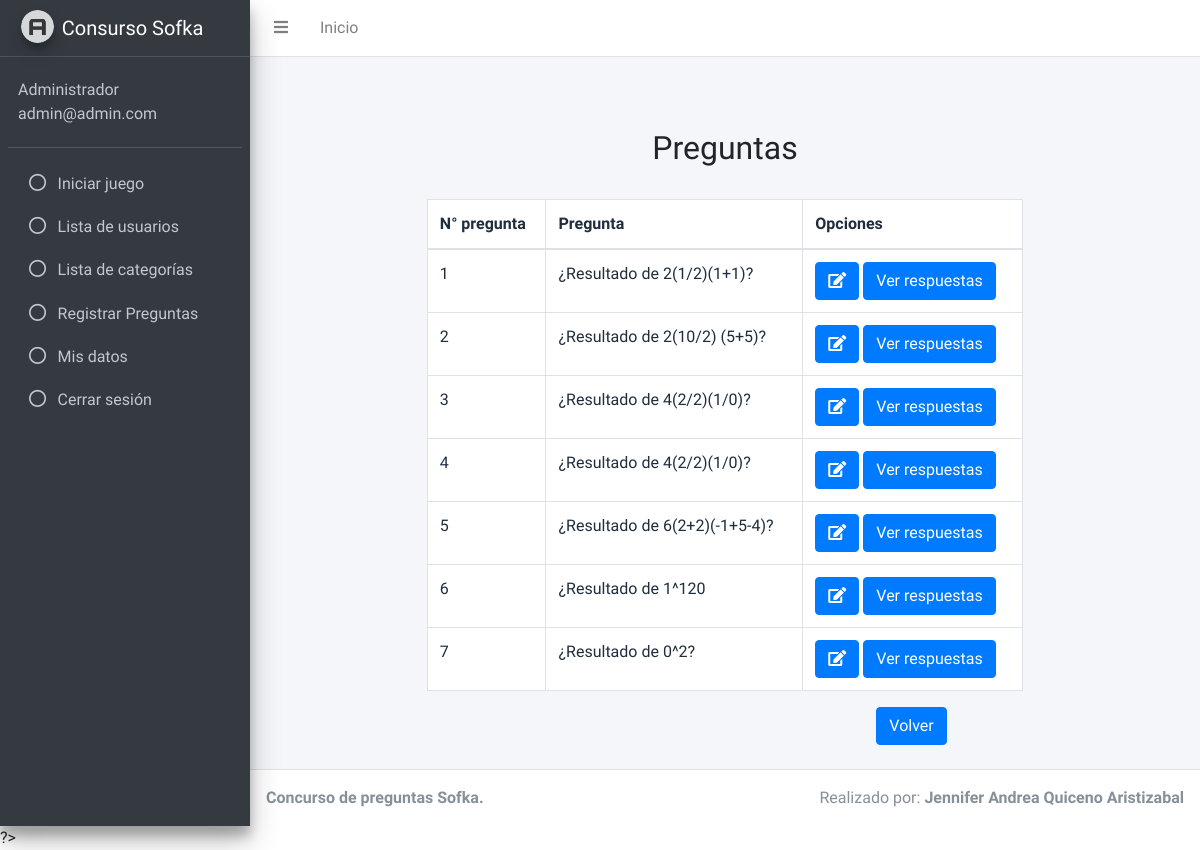
/Vista/listarPreguntas.php?idCategoria=5 (signed in), run on an earlier commit of the app's database.
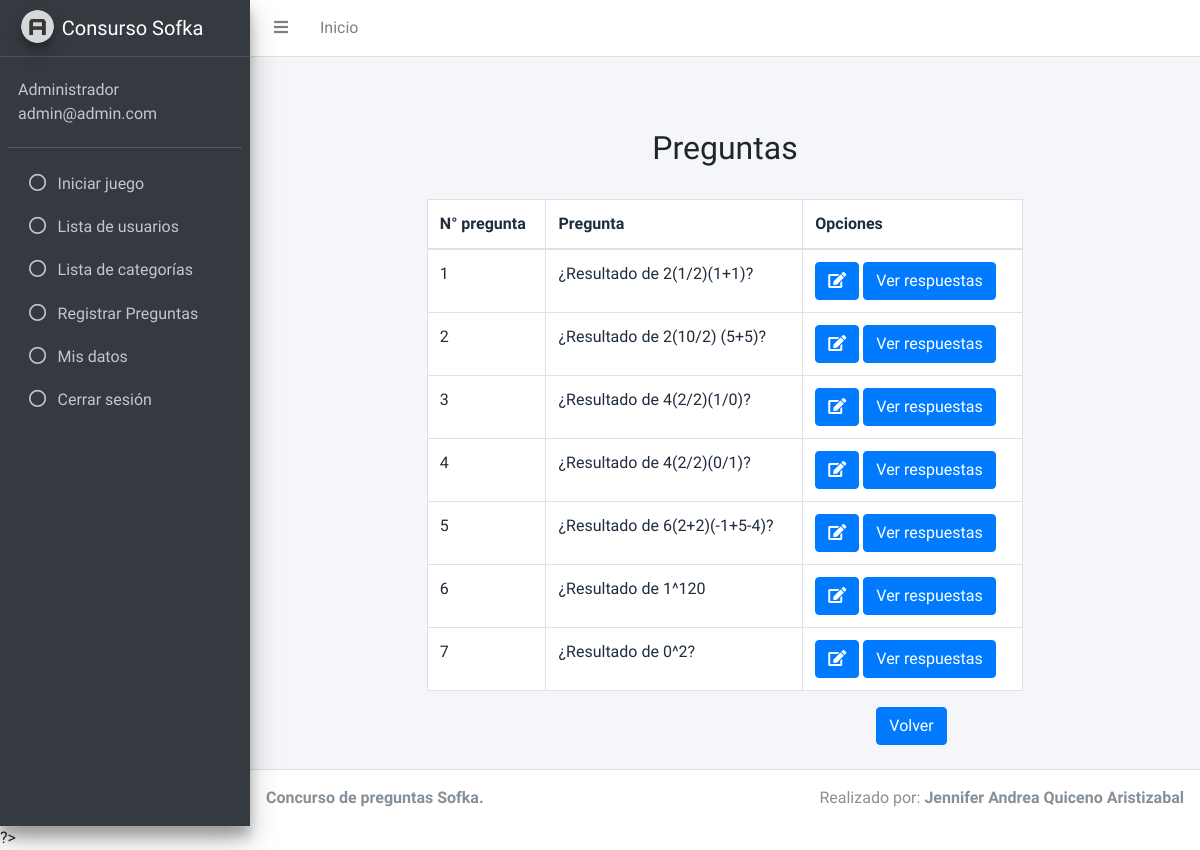
And on a later commit of the database.
### tables this page shows
CREATE TABLE `preguntas` (
  `idPregunta` int(11) NOT NULL,
  `idCategoria` int(11) NOT NULL,
  `pregunta` varchar(500) NOT NULL,
  `numPregunta` int(11) NOT NULL
);

### Modelo/preguntas.php (called while the page is built, shortened)
<?php
class preguntasModel
{
    private $idPregunta;
    private $pregunta;
    private $idCategoria;
    private $numPregunta;
    function setIdPregunta($idPregunta)
    {
        $this->idPregunta = $idPregunta;
    }
    function getIdPregunta()
    {
        return $this->idPregunta;
    }
    function setPregunta($pregunta)
    {
        $this->pregunta = $pregunta;
    }
    function getPregunta()
    {
        return $this->pregunta;
    }
    function setidCategoria($idCategoria)
    {
        $this->idCategoria = $idCategoria;
    }
    function getidCategoria()
    {
        return $this->idCategoria;
    }
    function setNumPregunta($numPregunta)
    {
        $this->numPregunta = $numPregunta;
    }
    function getNumPregunta()
    {
        return $this->numPregunta;
    }
    function listarPreguntas()
    {
        $db = Db::conexion();
        $sql = $db->prepare("SELECT * FROM preguntas where idCategoria=:idCategoria");
        $sql->bindValue('idCategoria', $this->getIdCategoria());
        $listarPreguntas = [];
        try {
            $sql->execute();
            foreach ($sql->fetchAll() as  $value) {
                $preguntas = new preguntasModel();
                $preguntas->setIdPregunta($value['idPregunta']);
                $preguntas->setPregunta($value['pregunta']);
                $preguntas->setNumPregunta($value['numPregunta']);
                $listarPreguntas[] = $preguntas;
            }
            return $listarPreguntas;
        } catch (Exception $e) {
            echo "ocurrio un error:" . $e->getMessage();
        }
    }
}

### Vista/listarPreguntas.php (the view, shortened to what this page needs)
<?php
require_once("header.php");
require_once("../Modelo/preguntas.php");
$preguntas = new preguntasModel();
$preguntas->setIdCategoria($_GET["idCategoria"]);
$listarPreguntas = $preguntas->listarPreguntas();
?>
<div class="continer-fluid">
    <div class="row  justify-content-center ">
        <div class="col-md-8 mt-5">
            <h2 style="text-align: center;">Preguntas </h2>
            <br>
            <table class="table table-bordered bg-white">
                <thead>
                    <tr>
                        <th>N° pregunta </th>
                        <th>Pregunta </th>
                        <th>Opciones</th>
                    </tr>
                </thead>
                <tbody>
                    <?php
                    foreach ($listarPreguntas as $value) {
                    ?>
                        <tr>
                            <td> <?php echo $value->getNumPregunta(); ?></td>
                            <td> <?php echo $value->getPregunta(); ?></td>
                            <td> <a class="btn btn-primary br-5" href="editarPregunta.php?idPregunta=<?php echo $value->getIdPregunta(); ?>&idCategoria=<?php echo ($_GET['idCategoria']); ?>" title="Editar pregunta"><i class="fas fa-edit"></i></a>
                                <a class="btn btn-primary br-5" href="listarRespuestas.php?idPregunta=<?php echo $value->getIdPregunta(); ?>&idCategoria=<?php echo ($_GET['idCategoria']);?>">Ver respuestas</a>
                            </td>
                        </tr>
                    <?php
                    }
                    ?>
                </tbody>
            </table>
        </div>
        <div class="row justify-content-end col-6">
            <a class="btn btn-primary" href="listarCategorias.php">Volver</a>
        </div>
    </div>
</div>
<?php
require_once("footer.php");
?>

### Vista/header.php (shortened to what this page needs)
<!DOCTYPE html>
<html lang="en">
<head>
    <link rel="stylesheet" href="plugins/fontawesome-free/css/all.min.css">
    <link rel="stylesheet" href="dist/css/adminlte.min.css">
</head>
<body class="hold-transition sidebar-mini">
    <div class="wrapper">
        <nav class="main-header navbar navbar-expand navbar-white navbar-light">
            <ul class="navbar-nav">
                <li class="nav-item">
                    <a class="nav-link" data-widget="pushmenu" href="#" role="button"><i class="fas fa-bars"></i></a>
                </li>
                <li class="nav-item d-none d-sm-inline-block">
                    <a href="inicio.php" class="nav-link">Inicio</a>
                </li>
            </ul>
        </nav>
        <aside class="main-sidebar sidebar-dark-primary elevation-4">
            <a href="inicio.php" class="brand-link">
                <img src="dist/img/AdminLTELogo.png" alt="AdminLTE Logo" class="brand-image img-circle elevation-3" style="opacity: .8">
                <span class="brand-text font-weight-light">Consurso Sofka</span>
            </a>
            <div class="sidebar">
                <div class="user-panel mt-3 pb-3 mb-3 d-flex">
                    <div class="info">
                        <a href="#" class="d-block"><?php echo $_SESSION["nombreUsuario"] ?></a>
                        <a href="#" class="d-block"><?php echo $_SESSION["correo"] ?></a>
                    </div>
                </div>
                <nav class="mt-2">
                    <ul class="nav nav-pills nav-sidebar flex-column" data-widget="treeview" role="menu" data-accordion="false">
                        <li class="nav-item">
                            <a href="iniciarJuego.php" class="nav-link"> <i class="far fa-circle nav-icon"></i>
                                Iniciar juego
                            </a>
                        </li>
                        <?php if (($_SESSION["admin"]) == 1) {?>
                        <li class="nav-item">
                            <a href="listarUsuarios.php" class="nav-link"> <i class="far fa-circle nav-icon"></i>
                                Lista de usuarios
                            </a>
                        </li>
                        <li class="nav-item">
                            <a href="listarCategorias.php" class="nav-link"> <i class="far fa-circle nav-icon"></i>
                                Lista de categorías
                            </a>
                        </li>
                        <li class="nav-item">
                            <a href="registrarPregunta.php" class="nav-link"> <i class="far fa-circle nav-icon"></i>
                                Registrar Preguntas
                            </a>
                        </li>
                        <?php }?>
                        <li class="nav-item">
                            <a href="inicio.php" class="nav-link"> <i class="far fa-circle nav-icon"></i>
                                Mis datos
                            </a>
                        </li>
                        <li class="nav-item">
                            <a href="cerrarSesion.php" class="nav-link"> <i class="far fa-circle nav-icon"></i>
                                Cerrar sesión
                            </a>
                        </li>
                    </ul>
                </nav>
            </div>
        </aside>
        <div class="content-wrapper">
            <div class="content container-fluid p-4">

### Vista/footer.php (shortened to what this page needs)
  </div>
    </div>
  <footer class="main-footer">
    <div class="float-right d-none d-sm-inline">
      Realizado por: <strong>Jennifer Andrea Quiceno Aristizabal</strong>
    </div>
    <strong>Concurso de preguntas Sofka.</strong>
  </footer>
</div>
</body>
</html>

What changed in the data, as far as the page shows it:
changed preguntas: pregunta "¿Resultado de 4(2/2)(1/0)?" → "¿Resultado de 4(2/2)(0/1)?"
